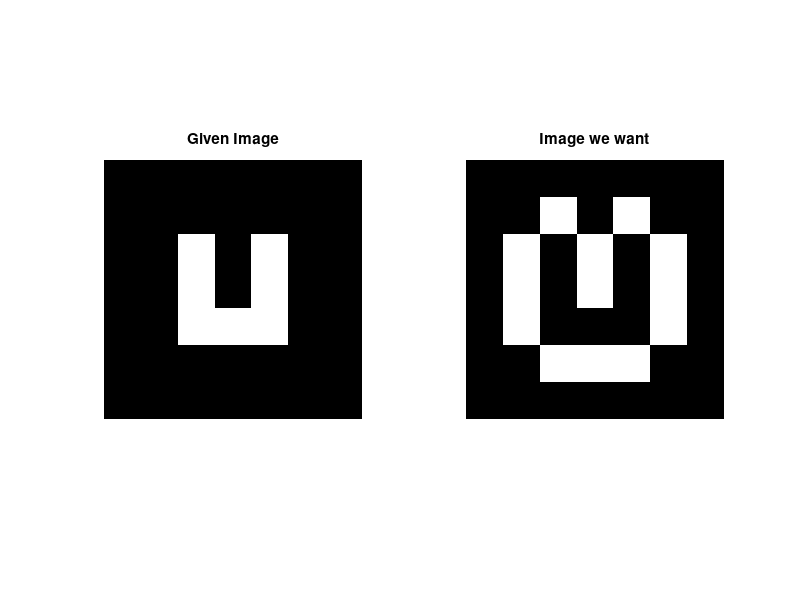

Source code (MATLAB):
%%%%%%%% PART-A%%%%%%

clc;
clear;
close all;

input_img = [0 0 0 0 0 0 0;
     0 0 0 0 0 0 0;
     0 0 1 0 1 0 0;
     0 0 1 0 1 0 0;
     0 0 1 1 1 0 0;
     0 0 0 0 0 0 0;
     0 0 0 0 0 0 0];

[row, col] = size(input_img);
img = zeros(row,col);

     
w = [0 1 0;
     1 1 1;                 %required structuring element along with its dimension(3x3)
     0 1 0];

for i = 1 : row - 2
    for j = 1 : col - 2
        w1 =[ input_img(i,j+1)*w(1,2) input_img(i+1,j)*w(2,1) input_img(i+1,j+1)*w(2,2) input_img(i+1,j+2)*w(2,3) input_img(i+2,j+1)*w(3,2)];
        img(i+1,j+1) = max(w1);
    end
end

img = img - input_img;
subplot(1, 2, 1); 
imshow(input_img); 
title('Given Image');
subplot(1, 2, 2);
imshow(img);
title('Image we want');

